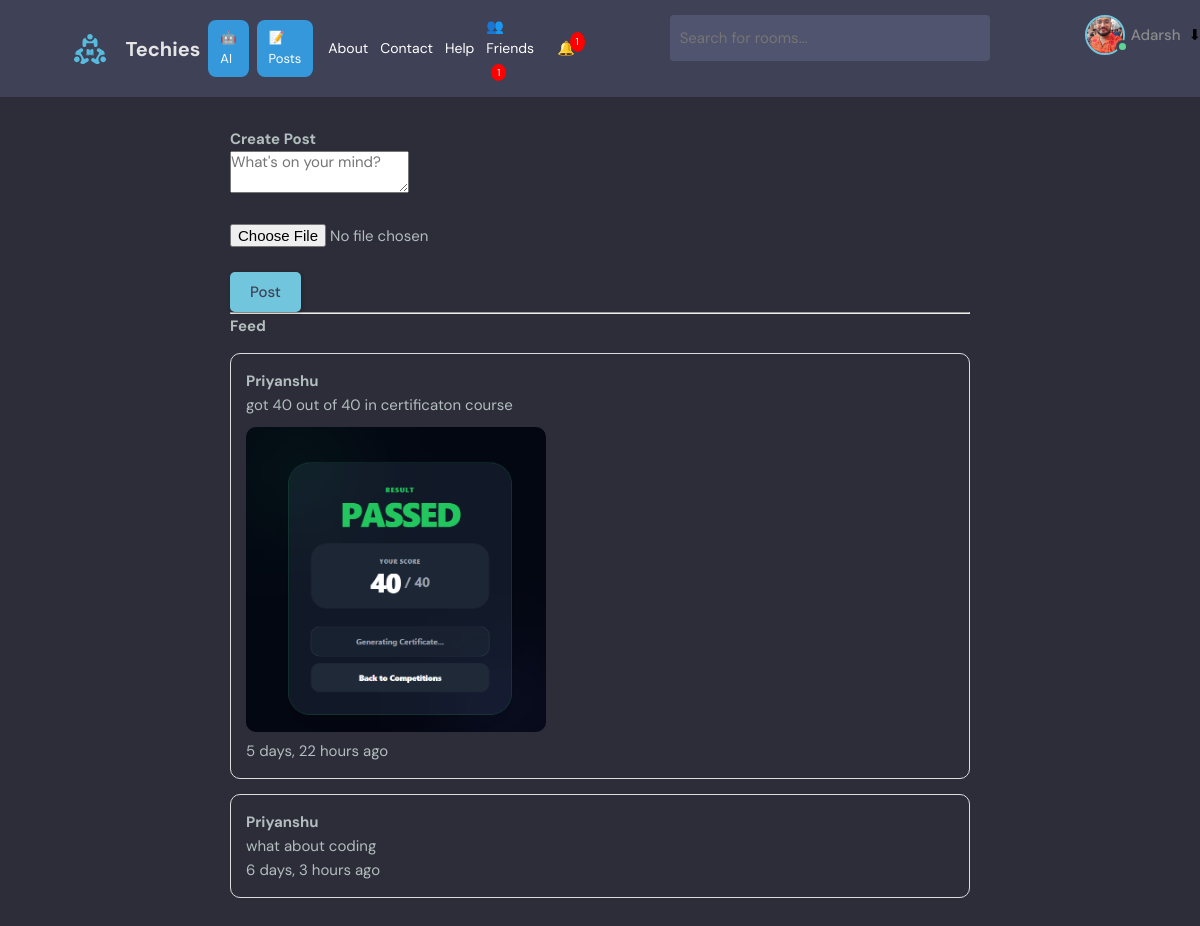
The app's page /posts/ (signed in) with its own data.
### base/models.py (models this page shows, shortened)
class User(AbstractUser):
    name = models.CharField(max_length=200, null=True)
    email = models.EmailField(unique=True, null=True)
    bio = models.TextField(null=True)
    avatar = models.ImageField(null=True, default="avatar.svg")
    friends = models.ManyToManyField("self", blank=True)
    USERNAME_FIELD = 'email'
    REQUIRED_FIELDS = []

class Post(models.Model):
    user = models.ForeignKey(User, on_delete=models.CASCADE)
    content = models.TextField()
    image = models.ImageField(upload_to='posts/', null=True, blank=True)
    created = models.DateTimeField(auto_now_add=True)

### base/views.py (the view, shortened to what this page needs)
# urls.py: path('posts/', views.postsPage, name="posts"),
@login_required(login_url='login')
def postsPage(request):
    posts = Post.objects.all().order_by('-created')
    return render(request, 'base/posts.html', {'posts': posts})

### base/context_processors.py (called while the page is built)
def notification_count(request):
    if request.user.is_authenticated:
        count = FriendRequest.objects.filter(
            receiver=request.user,
            accepted=False
        ).count()
        return {'pending_requests_count': count}
    return {'pending_requests_count': 0}

### base/templates/base/posts.html (shortened to what this page needs)
{% extends 'main.html' %}
{% block content %}
<div style="padding:30px; max-width:800px; margin:auto;">
  <h2>Create Post</h2>
  <form method="POST" enctype="multipart/form-data">
    <textarea name="content" placeholder="What's on your mind?" required></textarea>
    <br><br>
    <input type="file" name="image">
    <br><br>
    <button type="submit" class="btn btn--main">Post</button>
</form>
  <hr>
  <h2>Feed</h2>
  {% for post in posts %}
    <div style="padding:15px; border:1px solid #ddd; margin:15px 0; border-radius:10px;">
      <b>{{post.user.username}}</b>
      <p><p>{{post.content}}</p>
{% if post.image %}
    <img src="{{post.image.url}}" style="width:300px; border-radius:10px; margin-top:10px;">
{% endif %}</p>
      <small>{{post.created|timesince}} ago</small>
    </div>
  {% endfor %}
</div>
{% endblock %}

### templates/navbar.html (shortened to what this page needs)
{% load static %}
<header class="header header--loggedIn">
  <div class="container">
    <div class="nav-left">
      <a href="{% url 'home' %}" class="header__logo">
        <img src="{% static 'images/logo.svg' %}" />
        <h1>Techies</h1>
      </a>
      <a href="{% url 'ai' %}" class="nav-btn">🤖 AI</a>
      <a href="{% url 'posts' %}" class="nav-btn">📝 Posts</a>
      <div class="nav-links">
  <a href="{% url 'about' %}">About</a>
  <a href="{% url 'contact' %}">Contact</a>
  <a href="{% url 'help' %}">Help</a>
  <a href="{% url 'friends' %}" style="position:relative;">
    👥 Friends
    {% if pending_requests_count > 0 %}
      <span style="
        background:red;
        color:white;
        font-size:10px;
        padding:2px 6px;
        border-radius:50%;
        margin-left:5px;
      ">
        {{ pending_requests_count }}
      </span>
    {% endif %}
  </a>
  <a href="{% url 'notifications' %}" style="position:relative;">
    🔔
    {% if pending_requests_count > 0 %}
      <span style="
        position:absolute;
        top:-5px;
        right:-10px;
        background:red;
        color:white;
        font-size:10px;
        padding:2px 6px;
        border-radius:50%;
      ">
        {{ pending_requests_count }}
      </span>
    {% endif %}
  </a>
</div>
    </div>
    <form class="header__search" method="GET" action="{% url 'home' %}">
      <label>
        <input name="q" placeholder="Search for rooms..." />
      </label>
    </form>
    <nav class="header__menu">
  {% if request.user.is_authenticated %}
  <div class="header__user" style="display:flex; align-items:center; gap:8px;">
    <a href="{% url 'user-profile' request.user.id %}" style="display:flex; align-items:center; gap:6px;">
      <div class="avatar avatar--medium active">
        <img src="{{request.user.avatar.url}}" />
      </div>
      <p>{{request.user.username}}</p>
    </a>
    <button class="dropdown-button" style="background:none; border:none; cursor:pointer;">
      ⬇
    </button>
  </div>
  {% else %}
  <a href="{% url 'login' %}">
    <p>Login</p>
  </a>
  {% endif %}
</nav>
  </div>
</header>

### static/styles/style.css (style rules this page uses)
:root { --color-main: #71c6dd; --color-main-light: #e1f6fb; --color-dark: #3f4156; --color-dark-medium: #51546e; --color-dark-light: #696d97; --color-light: #e5e5e5; --color-gray: #8b8b8b; --color-light-gray: #b2bdbd; --color-bg: #2d2d39; --color-success: #5dd693; --color-error: #fc4b0b; }
* { font-family: "DM Sans", -apple-system, BlinkMacSystemFont, "Segoe UI", Roboto, Oxygen, Ubuntu, Cantarell, "Open Sans", "Helvetica Neue", sans-serif; margin: 0; padding: 0; box-sizing: border-box; text-rendering: optimizeLegibility; font-size: inherit; }
html { font-size: 56.25%; }
@media only screen and (min-width: 1200px) { html { font-size: 62.5%; } }
body { line-height: 1.6; font-weight: 400; font-size: 1.5rem; color: var(--color-light-gray); background-color: var(--color-bg); min-height: 100vh; }
img { width: 100%; }
a { display: inline-block; color: var(--color-main); text-decoration: none; }
.container { max-width: 120rem; width: 90%; margin: auto; }
.btn { background-color: transparent; border: none; display: inline-flex; align-items: center; gap: 1rem; cursor: pointer; transition: all ease-in-out 0.3s; padding: 1rem 2rem; border-radius: 5px; box-shadow: 1px 1px 3px 1px rgba(0, 0, 0, 0.15); font-weight: 500; }
.btn--main { background-color: var(--color-main); color: var(--color-dark); }
.avatar { position: relative; display: inline-block; border-radius: 50%; border: 2px solid var(--color-main); }
.avatar img { display: block; border-radius: 50%; object-fit: cover; object-position: center; }
.avatar::after { content: ""; display: block; position: absolute; background-color: var(--color-gray); z-index: 111; border-radius: 50%; border: 0.3rem solid var(--color-dark); }
.avatar.active::after { background-color: var(--color-success); }
.avatar.avatar--medium img { width: 3.6rem; height: 3.6rem; border-radius: 50%; }
.avatar.avatar--medium:after { width: 0.7rem; height: 0.7rem; bottom: 0px; right: -6px; }
.header { padding: 1.5rem; background-color: var(--color-dark); }
.header > .container { display: flex; gap: 9.5rem; }
.header__logo, .header__user { display: flex; gap: 2rem; align-items: center; }
.header__logo > img { height: 3.2rem; width: 3.2rem; }
.header__logo > h1 { font-weight: 700; font-size: 2rem; color: var(--color-light); }
.header__search > label { background-color: var(--color-dark-medium); padding: 1.3rem 1rem; display: flex; align-items: center; gap: 1rem; border-radius: 4px; }
.header__search input { width: 30rem; background: transparent; border: none; outline: none; color: var(--color-light); }
.header__menu { margin-left: auto; position: relative; }
.header__menu a { display: flex; gap: 1.5rem; align-items: center; font-weight: 500; text-decoration: none; color: var(--color-gray); }
.header__menu img { height: 3.6rem; }
.header__menu p { line-height: 1.2; }
.dropdown-button { background: transparent; border: 0; outline: 0; cursor: pointer; }

### templates/navbar.html (style rules this page uses)
.nav-btn { padding: 8px 12px; background-color: #3498db; color: white; border-radius: 8px; font-size: 13px; text-decoration: none; margin-left: 8px; }
.nav-links { display: flex; align-items: center; gap: 12px; margin-left: 15px; }
.nav-links a { color: white; text-decoration: none; font-size: 14px; }
.nav-left { display: flex; align-items: center; }

### records on screen
User: user.avatar (picture), user.username "Adarsh"
Post: user.username "Priyanshu", content "got 40 out of 40 in certificaton course", image (picture), created "5 days, 22 hours"
Post: user.username "Priyanshu", content "what about coding", created "6 days, 3 hours"

### other values on screen
{{ pending_requests_count }} "1"
